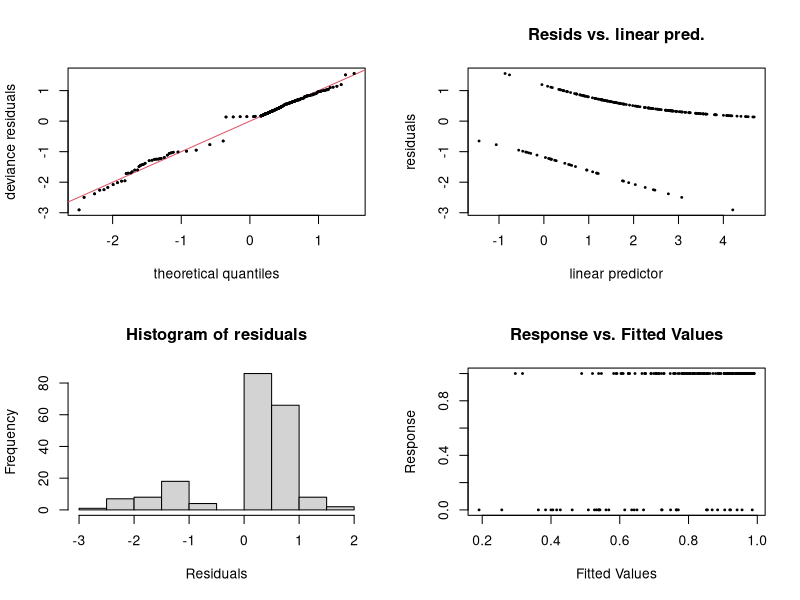
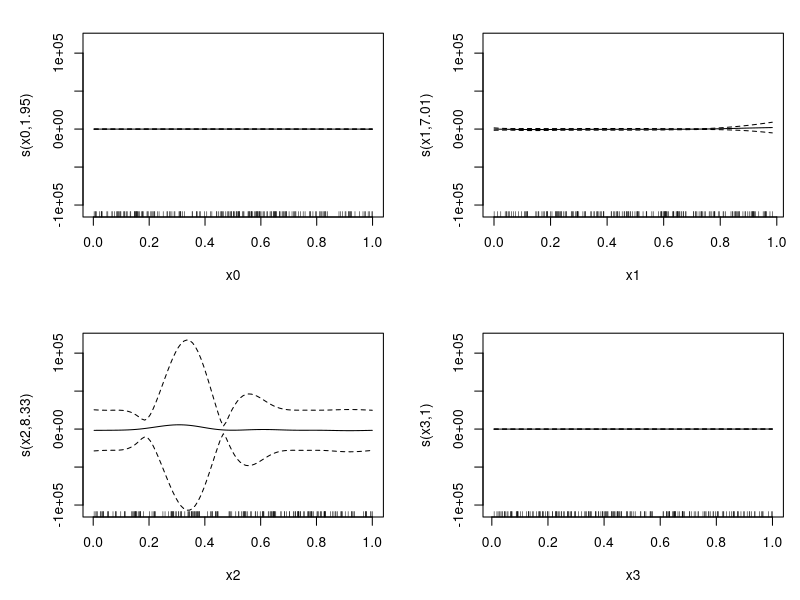
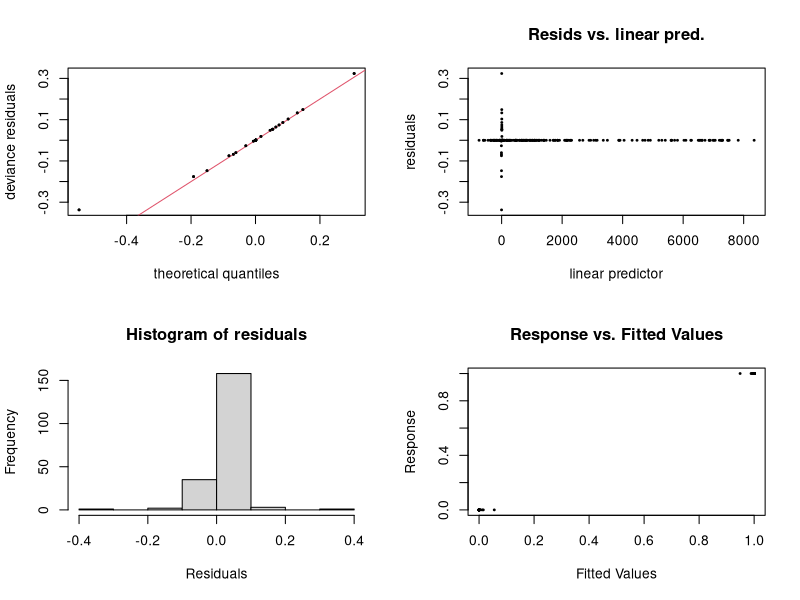
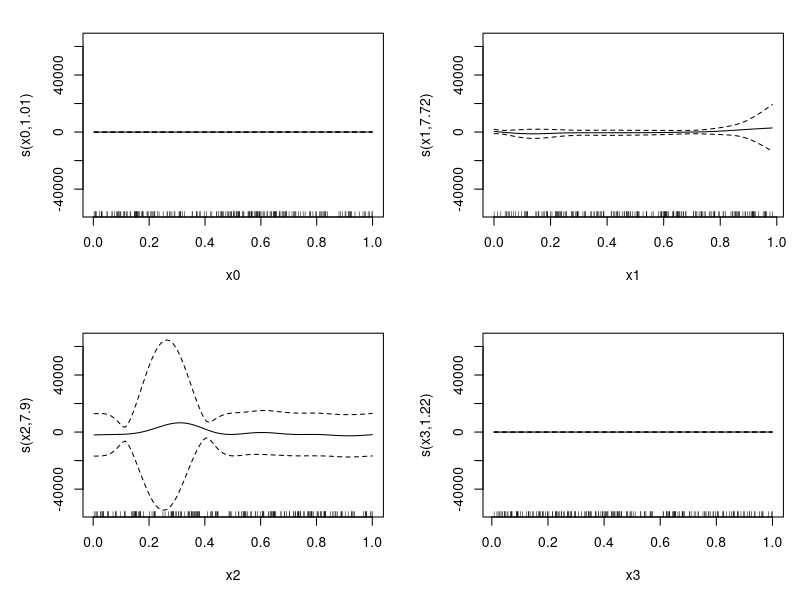
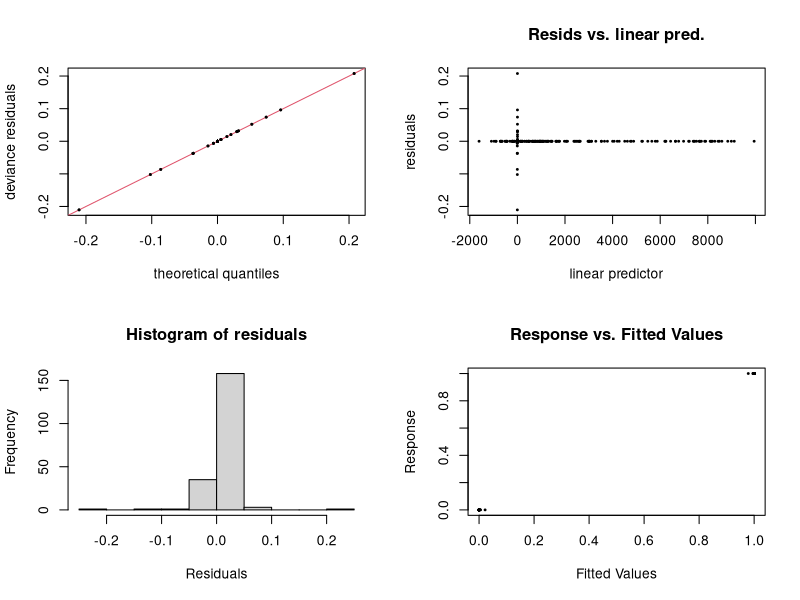
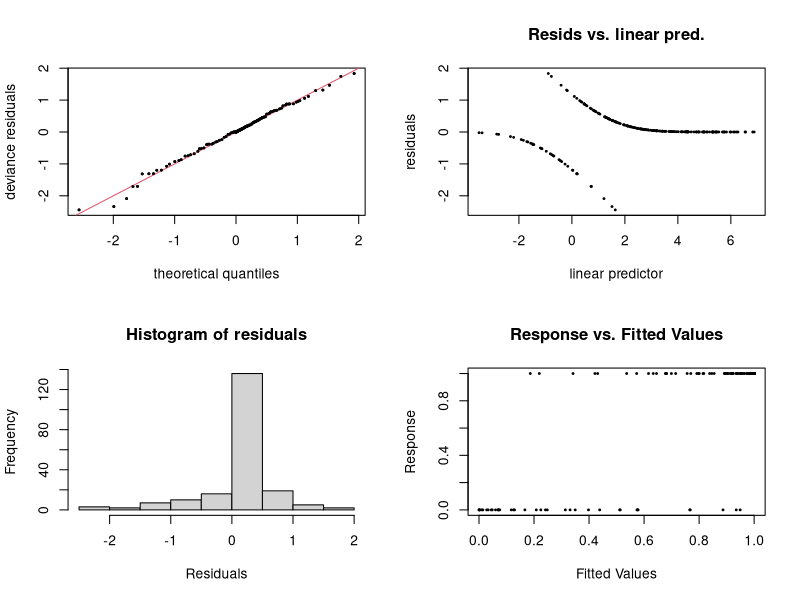
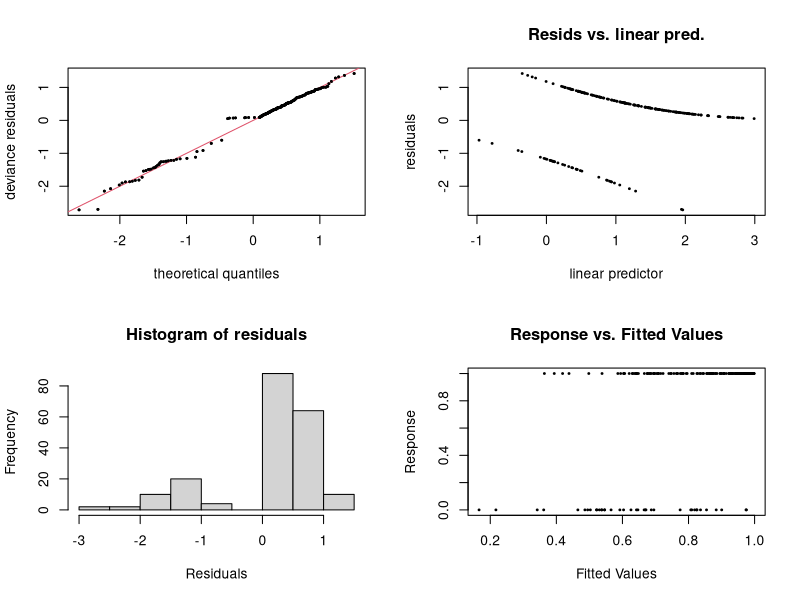
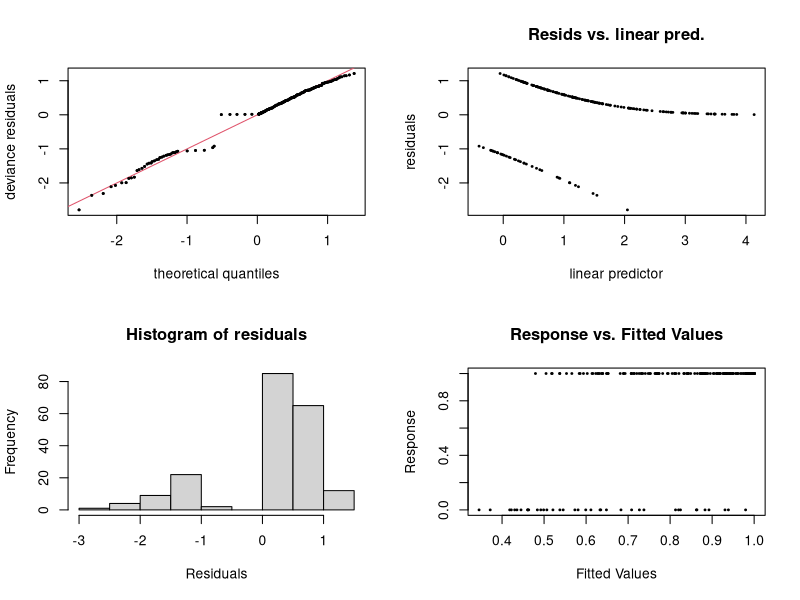

Here is the R script that generated these plots, in order:
##### Problem 3 ###############
library(mgcv)
set.seed(200)
dat <- gamSim(1,n=200,dist= "binary")
#dat1 <- dat
#dat1$y <- dat1$y > median(dat1$y)
b<-gam(y~x0+x1+x2+x3,family = binomial(link = "logit"),data=dat)
c<-gam(y~s(x0)+s(x1)+s(x2)+s(x3),family = binomial(link = "logit"), data=dat)
d<-gam(y~s(x0)+s(x1)+s(x2)+s(x3),family = binomial(link = "probit"), data=dat)
#d<-gam(y~x0+s(x1)+s(x2)+x3,family = binomial(link = "logit"), data=dat)

#plot(b,pages=1)
gam.check(b,pch=19,cex=.3)

plot(c,pages=1)
gam.check(c,pch=19,cex=.3)

plot(d,pages=1)
gam.check(d,pch=19,cex=.3)


d2<-gam(y~x0+x1+s(x2)+x3,family = binomial(link = "probit"), data=dat)
gam.check(d2,pch=19,cex=.3)
d3<-gam(y~s(x0)+x1+x2+x3,family = binomial(link = "probit"), data=dat)
gam.check(d3,pch=19,cex=.3)
d4<-gam(y~x0+s(x1)+x2+x3,family = binomial(link = "probit"), data=dat)
gam.check(d4,pch=19,cex=.3)
d4<-gam(y~x0+x1+x2+s(x3),family = binomial(link = "probit"), data=dat)
gam.check(d4,pch=19,cex=.3)

########### Problem 4 #####################################################
install.packages("ROSE")
library(ROSE)
data(hacide)

glmmodel <- glm(cls ~ ., family=binomial, data = hacide.train)
predlabelglm <- predict(glmmodel, hacide.test[,2:3],type="response")
roc.curve(hacide.train$cls, glmmodel$fitted.values, plotit = F)
roc.curve(hacide.test$cls,predlabelglm, plotit = T)

data.rose <- ROSE(cls ~ ., data = hacide.train, seed = 2000)$data

glmmodel_rose <- glm(cls ~ ., family=binomial, data = data.rose)
roc.curve( data.rose$cls, glmmodel_rose$fitted.values, plotit = F)
predlabelglmrose <- predict(glmmodel_rose, hacide.test[,2:3],type="response")
roc.curve(hacide.test$cls,predlabelglmrose, plotit = T)

##-------------------------------
glmmodel <- gam(cls ~ s(x1) + s(x2), family=binomial, data = hacide.train)
predlabelglm <- predict(glmmodel, hacide.test[,2:3],type="response")
roc.curve(hacide.train$cls, glmmodel$fitted.values, plotit = F)
roc.curve(hacide.test$cls,predlabelglm, plotit = T)

data.rose <- ROSE(cls ~ ., data = hacide.train, seed = 2000)$data

glmmodel_rose <- gam(cls ~ s(x1) + s(x2), family=binomial, data = data.rose)
roc.curve( data.rose$cls, glmmodel_rose$fitted.values, plotit = F)
predlabelglmrose <- predict(glmmodel_rose, hacide.test[,2:3],type="response")
roc.curve(hacide.test$cls,predlabelglmrose, plotit = T)







































































































# gammodel <- gam(cls ~ s(x1)+ s(x2), family=binomial, data = hacide.train)
# roc.curve(hacide.train$cls, gammodel$fitted.values, plotit = F)
# predlabelgam <- predict(gammodel, hacide.test[,2:3],type="response")
# roc.curve(hacide.test$cls,predlabelgam, plotit = T)
# 
# gammodel_rose <- gam(cls ~ s(x1)+ s(x2), family=binomial, data = data.rose)
# roc.curve(data.rose$cls, gammodel_rose$fitted.values, plotit = F)
# predlabelgamrose <- predict(gammodel_rose, hacide.test[,2:3],type="response")
# roc.curve(hacide.test$cls,predlabelgamrose, plotit = T)
